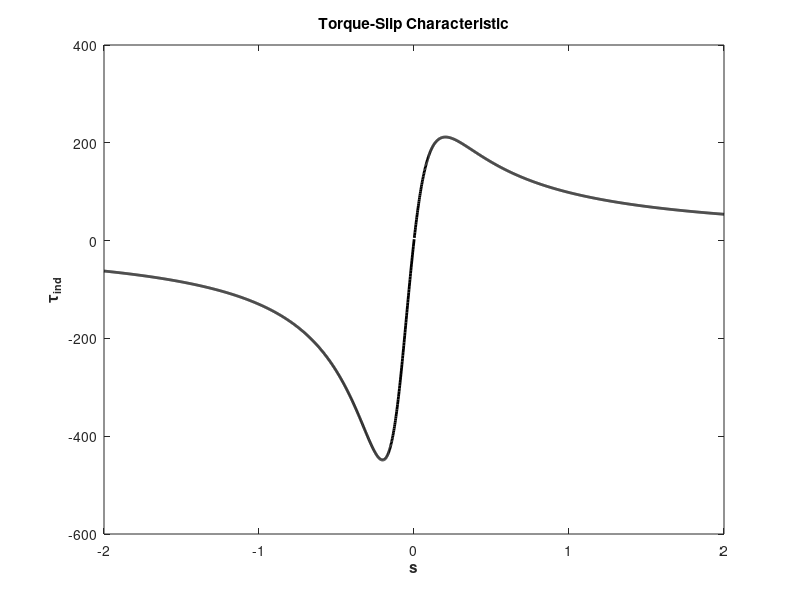

MATLAB code to generate this figure: (Note: this script raises an error after producing the figure.)
% Creating a plot of the torque-speed curve of the induction motor 

%% 
% Initiallisation of values required
% Enter the physical parameters of induction motor
Sr1 = 0.640;                % Stator resistance
Sx1 = 1.100;                % Stator reactance
Rr2 = 0.333;                % Stator referred Rotor resistance
Rx2 = 0.464;                % Stator referred Rotor reactance
xm = 26.3;                  % Magnetization branch reactance
v_phase = 440 / sqrt(3);    % Applied Phase voltage
n_sync = 1800;              % Synchronous speed (r/min)
w_sync = 188.5;             % Synchronous speed (rad/s)

%% 
% Calculating the Thevenin voltage and impedance

z_th = ((j*xm) * (Sr1 + j*Sx1)) / (Sr1 + j*(Sx1 + xm));
r_th = real(z_th);
x_th = imag(z_th);
v_th = v_phase * ( xm / sqrt(Sr1^2 + (Sx1 + xm)^2) );

%% 
% Now calculate the torque-speed characteristic for many
% slips between 0 and 1.  Note that the first slip value 
% is set to 0.001 instead of exactly 0 to avoid divide-
% by-zero problems.
% For Slip between 1 to 2, machine works in braking region
%For slip between 0 to -2, machine works in generator region

s = (-2:.002:2);                  % Slip
s(1000) = 0.001;                  % to avoid zero by zero problem

%% 
% Calculate torque for original rotor resistance
for i = 1:2001
   t_induced(i) = (3 * v_th^2 * Rr2 / s(i)) / ...
            (w_sync * ((r_th + Rr2/s(i))^2 + (x_th + Rx2)^2) );
end

%% 
% Plot the torque-speed curve
plot(s,t_induced,'Color','k','LineWidth',2.0);
hold on;
xlabel('s','Fontweight','Bold');
ylabel('\tau_{ind}','Fontweight','Bold');
title ('Torque-Slip Characteristic','Fontweight','Bold');
xline(0);
xline(1);
grid on;
hold off;